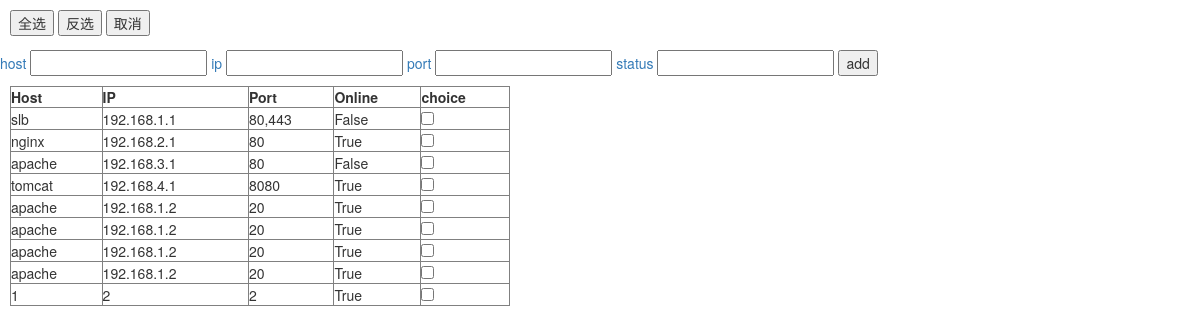
The page /cmdb/db_handle/ on the database its author committed.
### IDC/models.py (models this page shows)
class ECSInfo(models.Model):
    host = models.CharField(max_length=32)
    ip = models.CharField(max_length=32)
    port = models.CharField(max_length=32)
    status = models.BooleanField(max_length=1)

### IDC/views.py (the view, shortened to what this page needs)
def db_handle(request):
    ecs_list_obj = models.ECSInfo.objects.all()
    return render(request, 'ecs.html', {'li':ecs_list_obj})

### templates/ecs.html (shortened to what this page needs)
<!DOCTYPE html>
<html lang="en">
<head>
    <link rel="stylesheet" href="/static/css/cs.css">
    <link rel="stylesheet" href="/static/css/buttons.css">
    <link rel="stylesheet" href="/static/css/flat-ui.css">
    <link rel="stylesheet" href="/static/css/bootstrap.css">
</head>
<body>
    <div style="text-align: left;margin: 10px;height: 30px;">
            <input id="checkbox1" type="button" value="全选" onclick="SelectAll(this);"/>
            <input id="checkbox2" type="button" value="反选" onclick="OtherBind(this)"/>
            <input id="checkbox3" type="button" value="取消" onclick="NoBind(this)"/>
    </div>
    <form action="/cmdb/db_handle/" method="post">
        <a>host</a>
        <input type="text" name="host" />
        <a>ip</a>
        <input type="text" name="ip" />
        <a>port</a>
        <input type="text" name="port" />
        <a>status</a>
        <input type="text" name="status" />
        <input type="submit" value="add"/>
    </form>
    <table border="1" >
        <thead>
            <tr>
                <th>Host</th>
                <th>IP</th>
                <th>Port</th>
                <th>Online</th>
                <th>choice</th>
            </tr>
        </thead>
        <tbody>
            {% for item in li %}
                <tr>
                    <td>{{ item.host }}</td>
                    <td>{{ item.ip }}</td>
                    <td>{{ item.port }}</td>
                    <td>{{ item.status }}</td>
                    <td>
                        <input name="favor" type="checkbox" value="1"/>
                    </td>
                </tr>
            {% endfor %}
        </tbody>
    </table>
</body>
</html>

### IDC/static/css/cs.css (style rules this page uses)
table { width: 500px; margin: 10px; }

### rows shown on the page
ECSInfo: host "slb", ip "192.168.1.1", port "80,443", status "False"
ECSInfo: host "nginx", ip "192.168.2.1", port "80", status "True"
ECSInfo: host "apache", ip "192.168.3.1", port "80", status "False"
ECSInfo: host "tomcat", ip "192.168.4.1", port "8080", status "True"
ECSInfo: host "apache", ip "192.168.1.2", port "20", status "True"
ECSInfo: host "apache", ip "192.168.1.2", port "20", status "True"
ECSInfo: host "apache", ip "192.168.1.2", port "20", status "True"
ECSInfo: host "apache", ip "192.168.1.2", port "20", status "True"
ECSInfo: host "1", ip "2", port "2", status "True"
